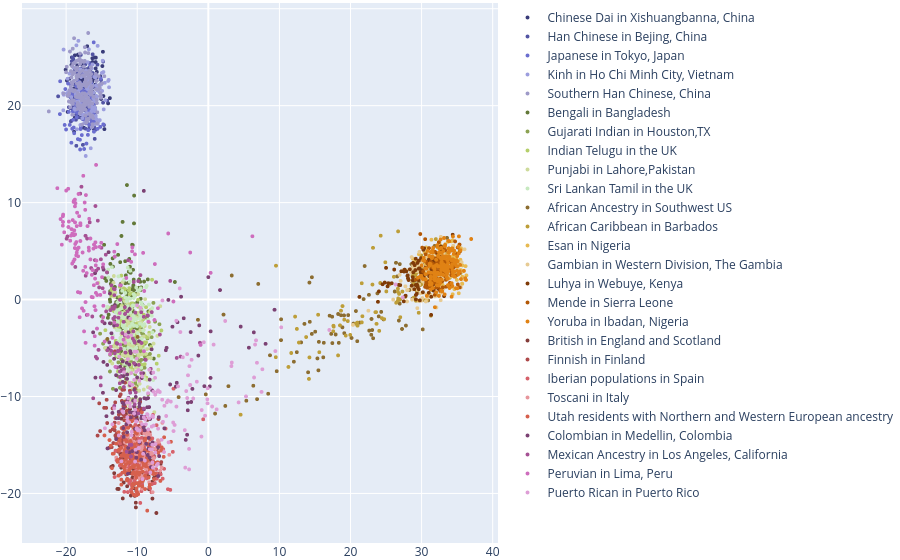

Notebook code for this chart:
### Code cell
# We would like to use the top 2 PCs. In this case, they are indexed as 0 and 1 in the array proj_pca
in_data = proj_pca
dim1 = 0
dim2 = 1

traces = []

for cont in continents:
    for pop in pop_by_continent[cont]:
        proj_subset = in_data[indices_of_population_members[pop]]

        # Convert the colour string from hex "#xxxxxx" to "(r,g,b)"
        color_string = str(int('0x' + color_dict[pop][1:3].upper(),16)) + ',' + \
        str(int('0x' + color_dict[pop][3:5].upper(),16)) + ',' + \
        str(int('0x' + color_dict[pop][5:7].upper(),16))
        
        temp_trace = go.Scattergl(
            x=proj_subset[:,0],
            y=proj_subset[:,1],
            name=name_by_code[pop],
            mode='markers',
            marker=dict(
                size=2,
                color='rgba('+color_string+',0.9)',
                line=dict(
                    color='rgb('+color_string+')',
                    width=2
                )
            )
        )
        traces.append(temp_trace)
        
layout = go.Layout(
    margin=dict(
        l=0,
        r=0,
        b=0,
        t=0
    )
)

fig = go.Figure(data=traces, layout=layout)
plotly.offline.iplot(fig)
